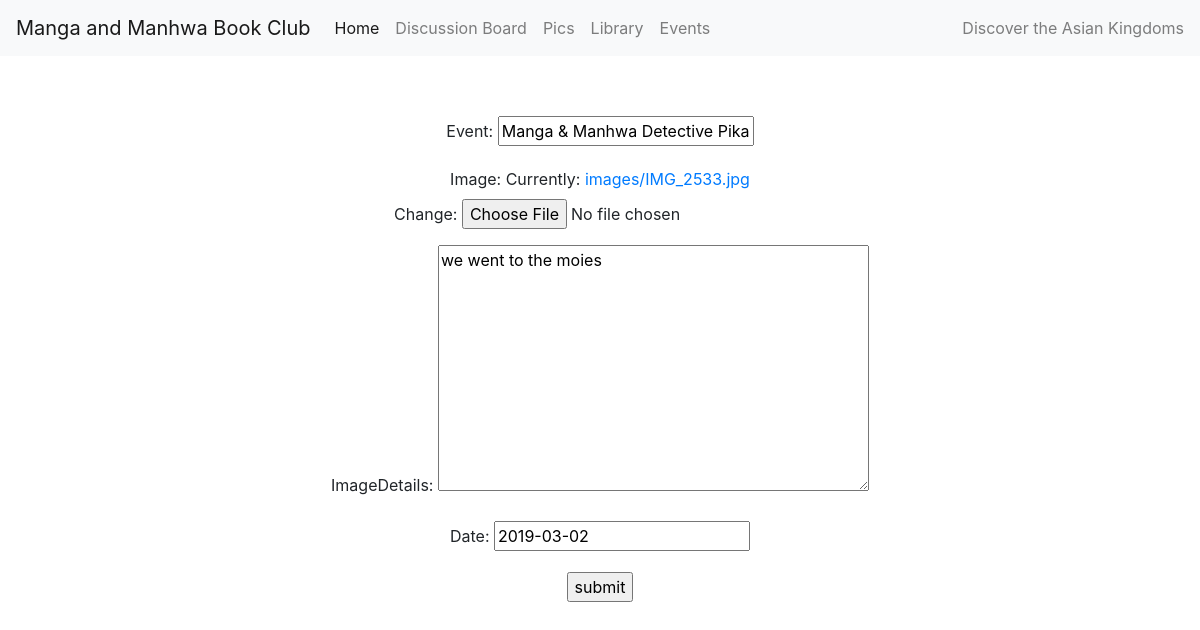
/editPhoto/8/, run on the app's committed database.
### passionApp/models.py (models this page shows)
class GalleryEntryModel(models.Model):
    event = models.CharField(max_length=200, blank=True, default="")
    image = models.FileField(upload_to='images', blank=False)
    imageDetails = models.TextField(max_length=400, blank=True)
    date = models.DateField(blank=True)

### passionApp/views.py (the view)
# urls.py: path('editPhoto/<int:entry_id>/', views.editPhoto, name='editPhoto'),
def editPhoto(request, entry_id):
    photo = get_object_or_404(GalleryEntryModel, pk=entry_id)
    newPhoto = GalleryForm(request.POST or None, request.FILES or None, instance=photo)
    context = {
        "newPhoto": newPhoto
    }
    if newPhoto.is_valid():
        newPhoto.save()
        return redirect("listPhotos")
    return render(request, "passionApp/editPhoto.html", context)

### passionApp/forms.py
class GalleryForm(forms.ModelForm):
    class Meta:
        model = GalleryEntryModel
        fields = "__all__"

### passionApp/templates/passionApp/editPhoto.html (shortened to what this page needs)
{% extends 'passionApp/base.html' %}
{% block form %}
<form method="post" enctype="multipart/form-data">
    {{ newPhoto.as_p }}
    <input type="submit" value="submit">
</form>
{% endblock form %}

### passionApp/static/passionApp/css/style.css (style rules this page uses)
form { text-align: center; margin: 5%; }

### data on the page
GalleryEntryModel: event "Manga & Manhwa Detective Pika", imageDetails "we went to the moies", date "2019-03-02"
